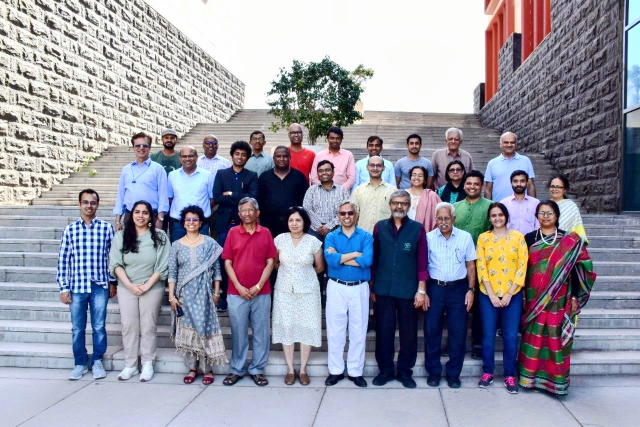
#> input picture Plaksha_Faculty.jpg, 1280 x 854 px, found by its file name (shown at 1/2 size)
$ jupyter execute 'Lab 5-Spring 2025-completed.ipynb'
#> lines starting #> are read from the running program, lines starting #| are printed output that depends on the picture; after the words box and inside, x2 and y2 are one past the last pixel; in counts of white or black regions, pixels touching at a corner belong together
#### Instructions
###### Follow the instructions given in comments prefixed with ## and write your code below that.
###### Also fill the partial code in given blanks.
###### Don't make any changes to the rest part of the codes

### Answer the questions given at the end of this notebook within your report.

### You would need to submit your GitHub repository link. Refer to the Section 6: Final Submission on the PDF document for the details.

[cell 1]
import cv2
import numpy as np  # Correct module name is 'numpy', often imported as 'np'
import matplotlib.pyplot as plt  # Correct import for matplotlib's pyplot module
from sklearn.cluster import KMeans  # Correct import for KMeans clustering
from scipy.spatial import distance  # Correct import for spatial distance computations
from matplotlib.offsetbox import OffsetImage, AnnotationBbox  # Correct import for image annotation in plots

[cell 2]
## Reading the image plaksha_Faculty.jpg
img1 = cv2.imread("/Users/ahaanchoksi/Desktop/Plaksha_Faculty.jpg")
#> img1 is the input picture: shape (854, 1280, 3); mean B, G, R 162.4, 149, 149.2

## Convert the image to grayscale
gray_img1 = cv2.cvtColor(img1, cv2.COLOR_BGR2GRAY)
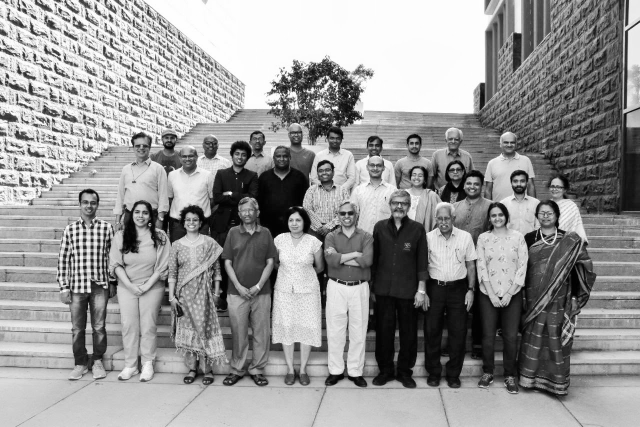
#> gray_img1: shape (854, 1280) (shown at 1/2 size); min 0, max 255, mean 150.6


# Loading the required haar-cascade xml classifier file
face_cascade = cv2.CascadeClassifier(cv2.data.haarcascades + "haarcascade_frontalface_default.xml")

# Applying the face detection method on the grayscale image.


## Change the parameters for better detection of faces in your case.
faces_rect = face_cascade.detectMultiScale(gray_img1, 1.05, 4, minSize=(25,25), maxSize=(50,50))
#> faces_rect = 30 rows, first 6: [322, 263, 33, 33], [654, 265, 31, 31], [500, 266, 30, 30], [892, 267, 31, 31], [409, 277, 28, 28], [812, 274, 34, 34]

# Define the text and font parameters
text = "Face"## The text you want to write
font = cv2.FONT_HERSHEY_SIMPLEX## Font type
font_scale =0.5 ## Font scale factor
font_color =(0, 0, 255)## Text color in BGR format (here, it's red)
font_thickness =1 ## Thickness of the text


# Iterating through rectangles of detected faces
for (x, y, w, h) in faces_rect:
    cv2.rectangle(img1, (x, y), (x+w, y+h), (0, 0, 255), 2)
    # Use cv2.putText to add the text to the image, Use text, font, font_scale, font_color, font_thickness here
    cv2.putText(img1, text, (x, y - 10), font, font_scale, font_color, font_thickness)
#> this loop made 30 passes
#> (x, y, w, h) on passes 1 to 12: (322, 263, 33, 33), (654, 265, 31, 31), (500, 266, 30, 30), (892, 267, 31, 31), (409, 277, 28, 28), (812, 274, 34, 34), (464, 296, 33, 33), (632, 328, 34, 34), (819, 337, 33, 33), (570, 426, 39, 39), (576, 253, 32, 32), (1003, 273, 32, 32)
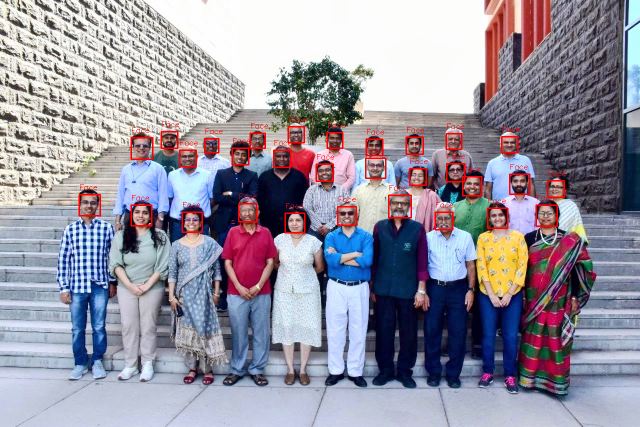
#> img1: shape (854, 1280, 3) (shown at 1/2 size); 1.39% of pixels changed, all inside (x1, y1, x2, y2) = (157, 233, 1131, 467)

## Display the image and window title should be "Total number of face detected are #"
cv2.imshow(f"Total number of faces detected are {len(faces_rect)}", img1)
cv2.waitKey(0)
cv2.destroyAllWindows()

[cell 3]
from matplotlib.offsetbox import OffsetImage, AnnotationBbox
# Extract face region features (Hue and Saturation)
img_hsv = cv2.cvtColor(img1, cv2.COLOR_BGR2HSV) ## call the img and convert it from BGR to HSV and store in img_hsv
#> img_hsv: shape (854, 1280, 3); mean H, S, V 85.8, 70.5, 173.4
hue_saturation = []
face_images = []  # To store detected face images

for (x, y, w, h) in faces_rect:
    face = img_hsv[y:y + h, x:x + w]
    hue = np.mean(face[:, :, 0])
    saturation = np.mean(face[:, :, 1])
    hue_saturation.append((hue, saturation))
    face_images.append(face)
#> this loop made 30 passes
#> (x, y, w, h, hue, saturation) on passes 1 to 12: (322, 263, 33, 33, 59.29, 121.7), (654, 265, 31, 31, 50.4, 133.1), (500, 266, 30, 30, 34.12, 118.3), (892, 267, 31, 31, 81.31, 108.2), (409, 277, 28, 28, 108, 121.1), (812, 274, 34, 34, 62.79, 116.9), (464, 296, 33, 33, 42.56, 134.3), (632, 328, 34, 34, 81.22, 114.8), (819, 337, 33, 33, 36.69, 114.4), (570, 426, 39, 39, 55.81, 115.3), (576, 253, 32, 32, 78.19, 99.55), (1003, 273, 32, 32, 51.71, 106.9)
#> after the loop, face_images = 30 items; hue_saturation = 30 pairs, first value 23.14 to 120.8, second value 80.77 to 134.3

hue_saturation = np.array(hue_saturation)

## Perform k-Means clustering on hue_saturation and store in kmeans
kmeans = KMeans(n_clusters=3, random_state=42).fit(hue_saturation)
#centroids = kmeans.cluster_centers_
#labels = kmeans.labels_

# Create a figure and axis
fig, ax = plt.subplots(figsize=(12, 6))

# Plot the clustered faces with custom markers
for i, (x,y,w,h ) in enumerate(faces_rect):
    im = OffsetImage(cv2.cvtColor(cv2.resize(face_images[i], (20, 20)), cv2.COLOR_HSV2RGB))
    ab = AnnotationBbox(im, (hue_saturation[i, 0], hue_saturation[i, 1]), frameon=False, pad=0)
    ax.add_artist(ab)
    plt.plot(hue_saturation[i, 0], hue_saturation[i, 1])


## Put x label
## Put y label
## Put title
## Put grid
## show the plot

plt.xlabel("Hue (Mean)")
plt.ylabel("Saturation (Mean)")
plt.title("Face Regions Clustered by Hue and Saturation")
plt.grid(True)
plt.show()
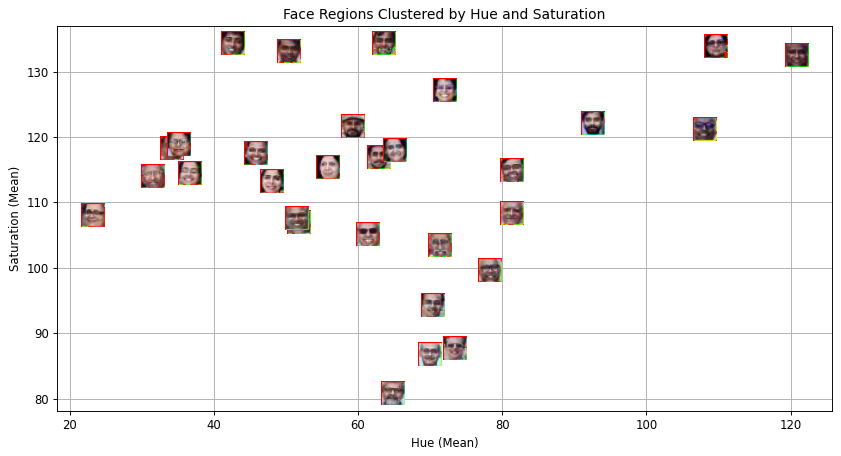
#> figure drawn by matplotlib, 1 panel

[cell 4]
# Create an empty list to store legend labels
legend_labels = []

# Create lists to store points for each cluster
cluster_0_points = []
cluster_1_points = []

# Your code for scatter plot goes here
fig, ax = plt.subplots(figsize=(12, 6))
for i, (x, y, w, h) in enumerate(faces_rect):
    if kmeans.labels_[i] == 0:
        cluster_0_points.append((hue_saturation[i, 0], hue_saturation[i, 1]))
    else:
        cluster_1_points.append((hue_saturation[i, 0], hue_saturation[i, 1]))
#> after the loop, cluster_0_points = [(59.29, 121.7), (50.4, 133.1), (34.12, 118.3), (62.79, 116.9), (42.56, 134.3), (36.69, 114.4), (55.81, 115.3), (51.71, 106.9), (63.54, 134.3), (45.8, 117.5), (23.14, 108), (31.55, 113.9), (48.03, 113.2), (72, 127.1), (51.53, 107.6), (65.06, 117.9), (35.11, 118.8)]; cluster_1_points = [(81.31, 108.2), (108, 121.1), (81.22, 114.8), (78.19, 99.55), (120.8, 132.5), (109.6, 133.8), (69.96, 86.68), (92.49, 122), (61.3, 105.1), (70.27, 94.28), (71.27, 103.4), (73.39, 87.63), (64.75, 80.77)]


cluster_0_points = np.array(cluster_0_points)
#> cluster_0_points = 17 rows, first 8: [59.29, 121.7], [50.4, 133.1], [34.12, 118.3], [62.79, 116.9], [42.56, 134.3], [36.69, 114.4], [55.81, 115.3], [51.71, 106.9]
# Plot points for cluster 0 in green
plt.scatter(cluster_0_points[:, 0], cluster_0_points[:, 1], c='green', label='Cluster 0')

cluster_1_points = np.array(cluster_1_points)
#> cluster_1_points = 13 rows, first 8: [81.31, 108.2], [108, 121.1], [81.22, 114.8], [78.19, 99.55], [120.8, 132.5], [109.6, 133.8], [69.96, 86.68], [92.49, 122]
# Plot points for cluster 1 in blue
plt.scatter(cluster_1_points[:, 0], cluster_1_points[:, 1], c='blue', label='Cluster 1')

# Calculate and plot centroids
centroid_0 = kmeans.cluster_centers_[0]
#> centroid_0 = [48.77, 118.8]
centroid_1 = kmeans.cluster_centers_[1]
#> centroid_1 = [107.7, 127.4]


# Plot both the centroid for cluster 0 and cluster 1
plt.scatter(centroid_0[0], centroid_0[1], c='black', marker='x', s=100, label='Centroid 0')
plt.scatter(centroid_1[0], centroid_1[1], c='black', marker='x', s=100, label='Centroid 1')

## Put x label
plt.xlabel('Hue')
## Put y label
plt.ylabel('Saturation')
## Put title
plt.title('Clustered Faces Based on Hue and Saturation')
## Add a legend
plt.legend()
## Add grid
plt.grid(True)
## Show the plot
plt.show()
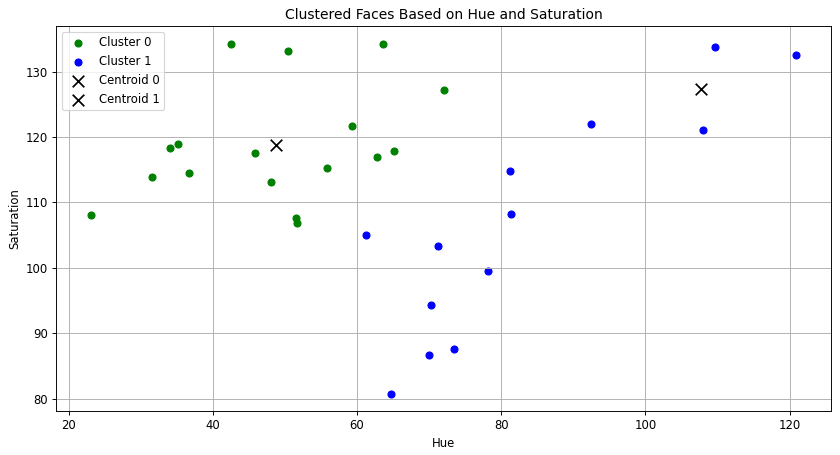
#> figure drawn by matplotlib, 1 panel

[cell 5]
## Read the class of the template image 'Dr_Shashi_Tharoor.jpg' using cv2 and store it in template_img

template_img = cv2.imread("/Users/ahaanchoksi/Desktop/Dr_Shashi_Tharoor.jpg")
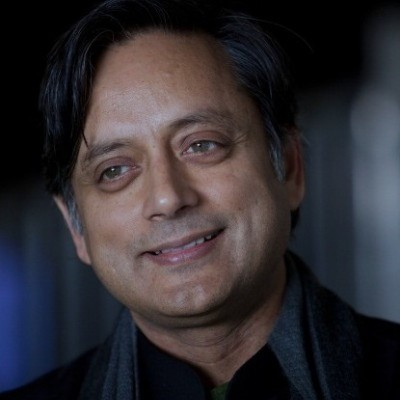
#> input picture Dr_Shashi_Tharoor.jpg, 400 x 400 px, found by its file name
#> template_img is the input picture: shape (400, 400, 3); mean B, G, R 49.8, 45.4, 49.1

# Detect face  in the template image after converting it to gray and store it in template_faces
template_gray = cv2.cvtColor(template_img, cv2.COLOR_BGR2GRAY)
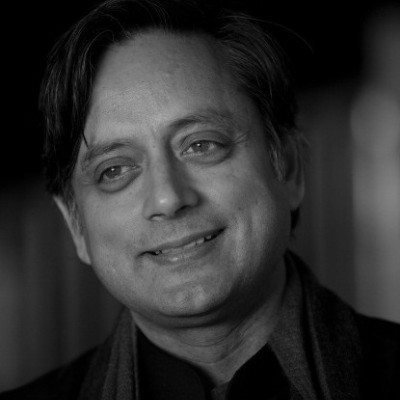
#> template_gray: shape (400, 400); min 0, max 188, mean 47
template_faces = face_cascade.detectMultiScale(template_gray, 1.1, 4)
#> template_faces = [[43, 60, 252, 252]]

# Draw rectangles around the detected faces
for (x, y, w, h) in template_faces:
    cv2.rectangle(template_img, (x, y), (x + w, y + h), (0, 255, 0), 3)
#> this loop made 1 pass
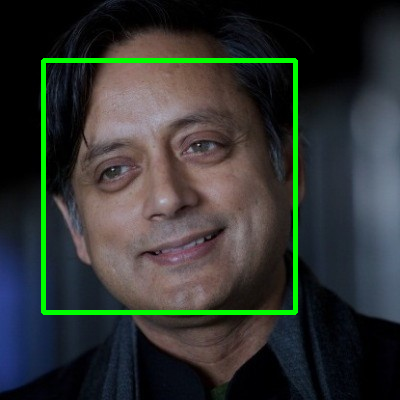
#> template_img: shape (400, 400, 3); 3.14% of pixels changed, all inside (x1, y1, x2, y2) = (41, 58, 298, 315)
cv2.imshow("Detected Faces in Template Image", template_img)
cv2.waitKey(0)
cv2.destroyAllWindows()

[cell 6]
# Convert the template image to HSV color space and store it in template_hsv
template_hsv = cv2.cvtColor(template_img, cv2.COLOR_BGR2HSV)
#> template_hsv: shape (400, 400, 3); mean H, S, V 66.8, 90.5, 64.6

# Extract hue and saturation features from the template image as we did it for detected faces.
template_hue = np.mean(template_hsv[:, :, 0])  # Mean of hue
#> template_hue = 66.77
template_saturation = np.mean(template_hsv[:, :, 1])
#> template_saturation = 90.5

# Predict the cluster label for the template image and store it in template_label
template_label = kmeans.predict([[template_hue, template_saturation]])[0]
#> template_label = 2

# Create a figure and axis for visualization
fig, ax = plt.subplots(figsize=(12, 6))

# Plot the clustered faces with custom markers (similar to previous code)
for i, (x, y, w, h) in enumerate(faces_rect):
    color = 'red' if kmeans.labels_[i] == 0 else 'blue'
    im = OffsetImage(cv2.cvtColor(cv2.resize(face_images[i], (20, 20)), cv2.COLOR_HSV2RGB))
    ab = AnnotationBbox(im, (hue_saturation[i, 0], hue_saturation[i, 1]), frameon=False, pad=0)
    ax.add_artist(ab)
    plt.plot(hue_saturation[i, 0], hue_saturation[i, 1], 'o', markersize=5, color=color)
#> this loop made 30 passes

# Plot the template image in the respective cluster
if template_label == 0:
    color = 'red'
else:
    color = 'blue'
im = OffsetImage(cv2.cvtColor(cv2.resize(template_img, (20, 20)), cv2.COLOR_BGR2RGB))
ab = AnnotationBbox(im, (template_hue, template_saturation), frameon=False, pad=0)
ax.add_artist(ab)

# Put x label
ax.set_xlabel("Hue")
# Put y label
ax.set_ylabel("Saturation")
# Put title
ax.set_title("Clustered Faces and Template Image")
# Add grid
ax.grid(True)
# Show plot
plt.show()
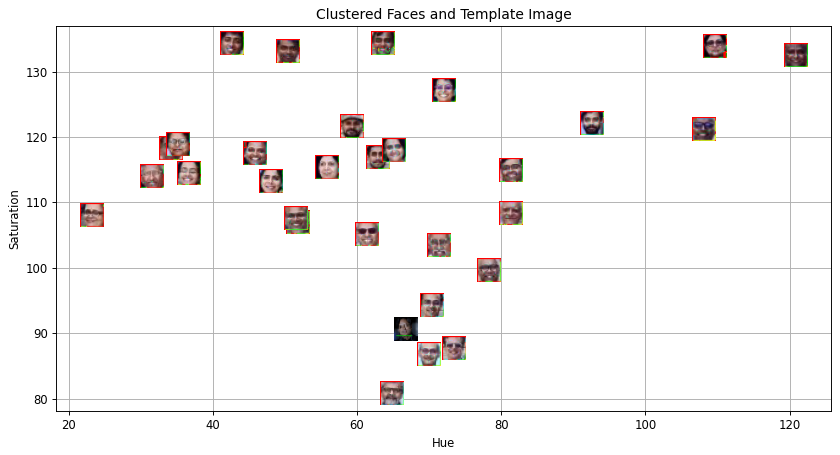
#> figure drawn by matplotlib, 1 panel

[cell 7]
# Create an empty list to store legend labels
legend_labels = []

# Create lists to store points for each cluster
cluster_0_points = []
cluster_1_points = []

# Your code for scatter plot goes here
fig, ax = plt.subplots(figsize=(12, 6))
for i, (x, y, w, h) in enumerate(faces_rect):
    if kmeans.labels_[i] == 0:
        cluster_0_points.append((hue_saturation[i, 0], hue_saturation[i, 1]))
    else:
        cluster_1_points.append((hue_saturation[i, 0], hue_saturation[i, 1]))
#> after the loop, cluster_0_points = [(59.29, 121.7), (50.4, 133.1), (34.12, 118.3), (62.79, 116.9), (42.56, 134.3), (36.69, 114.4), (55.81, 115.3), (51.71, 106.9), (63.54, 134.3), (45.8, 117.5), (23.14, 108), (31.55, 113.9), (48.03, 113.2), (72, 127.1), (51.53, 107.6), (65.06, 117.9), (35.11, 118.8)]; cluster_1_points = [(81.31, 108.2), (108, 121.1), (81.22, 114.8), (78.19, 99.55), (120.8, 132.5), (109.6, 133.8), (69.96, 86.68), (92.49, 122), (61.3, 105.1), (70.27, 94.28), (71.27, 103.4), (73.39, 87.63), (64.75, 80.77)]

# Plot points for cluster 0 in green
cluster_0_points = np.array(cluster_0_points)
#> cluster_0_points = 17 rows, first 8: [59.29, 121.7], [50.4, 133.1], [34.12, 118.3], [62.79, 116.9], [42.56, 134.3], [36.69, 114.4], [55.81, 115.3], [51.71, 106.9]
plt.scatter(cluster_0_points[:, 0], cluster_0_points[:, 1], c='green', label='Cluster 0')

# Plot points for cluster 1 in blue
cluster_1_points = np.array(cluster_1_points)
#> cluster_1_points = 13 rows, first 8: [81.31, 108.2], [108, 121.1], [81.22, 114.8], [78.19, 99.55], [120.8, 132.5], [109.6, 133.8], [69.96, 86.68], [92.49, 122]
plt.scatter(cluster_1_points[:, 0], cluster_1_points[:, 1], c='blue', label='Cluster 1')
# Calculate and plot centroids for both the clusters
centroid_0 = kmeans.cluster_centers_[0]
centroid_1 = kmeans.cluster_centers_[1]
plt.scatter(centroid_0[0], centroid_0[1], c='yellow', marker='x', s=100, label='Centroid 0')  # plot for centroid 0
plt.scatter(centroid_1[0], centroid_1[1], c='red', marker='x', s=100, label='Centroid 1')    # plot for centroid 1

plt.plot(template_hue, template_saturation, marker='o', c='violet', markersize=10, label='Class ?')


# Put x label
ax.set_xlabel("Hue")
# Put y label
ax.set_ylabel("Saturation")
# Put title
ax.set_title("Scatter Plot of Clusters with Centroids and Template")
# Add a legend
ax.legend()
# Add grid
ax.grid(True)
# Show the plot
plt.show()

## End of the lab 5 ##
